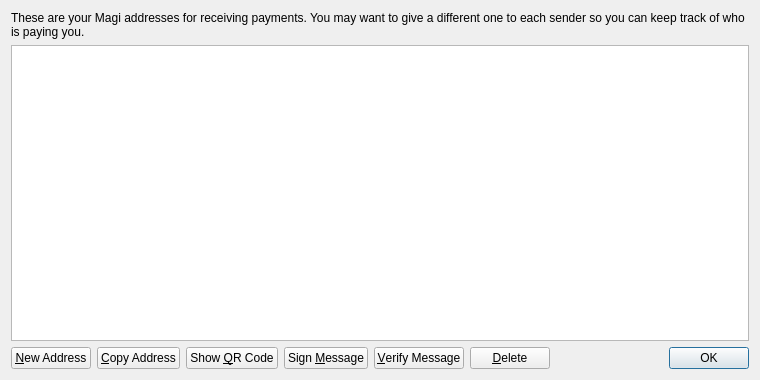
<?xml version="1.0" encoding="UTF-8"?>
<ui version="4.0">
 <class>AddressBookPage</class>
 <widget class="QWidget" name="AddressBookPage">
  <property name="geometry">
   <rect>
    <x>0</x>
    <y>0</y>
    <width>760</width>
    <height>380</height>
   </rect>
  </property>
  <property name="windowTitle">
   <string>Address Book</string>
  </property>
  <layout class="QVBoxLayout" name="verticalLayout">
   <item>
    <widget class="QLabel" name="labelExplanation">
     <property name="text">
      <string>These are your Magi addresses for receiving payments. You may want to give a different one to each sender so you can keep track of who is paying you.</string>
     </property>
     <property name="textFormat">
      <enum>Qt::PlainText</enum>
     </property>
     <property name="wordWrap">
      <bool>true</bool>
     </property>
    </widget>
   </item>
   <item>
    <widget class="QTableView" name="tableView">
     <property name="contextMenuPolicy">
      <enum>Qt::CustomContextMenu</enum>
     </property>
     <property name="toolTip">
      <string>Double-click to edit address or label</string>
     </property>
     <property name="tabKeyNavigation">
      <bool>false</bool>
     </property>
     <property name="alternatingRowColors">
      <bool>true</bool>
     </property>
     <property name="selectionMode">
      <enum>QAbstractItemView::SingleSelection</enum>
     </property>
     <property name="selectionBehavior">
      <enum>QAbstractItemView::SelectRows</enum>
     </property>
     <property name="sortingEnabled">
      <bool>true</bool>
     </property>
     <attribute name="verticalHeaderVisible">
      <bool>false</bool>
     </attribute>
    </widget>
   </item>
   <item>
    <layout class="QHBoxLayout" name="horizontalLayout">
     <item>
      <widget class="QPushButton" name="newAddressButton">
       <property name="toolTip">
        <string>Create a new address</string>
       </property>
       <property name="text">
        <string>&amp;New Address</string>
       </property>
       <property name="icon">
        <iconset resource="../bitcoin.qrc">
         <normaloff>:/icons/add</normaloff>:/icons/add</iconset>
       </property>
      </widget>
     </item>
     <item>
      <widget class="QPushButton" name="copyToClipboard">
       <property name="toolTip">
        <string>Copy the currently selected address to the system clipboard</string>
       </property>
       <property name="text">
        <string>&amp;Copy Address</string>
       </property>
       <property name="icon">
        <iconset resource="../bitcoin.qrc">
         <normaloff>:/icons/editcopy</normaloff>:/icons/editcopy</iconset>
       </property>
      </widget>
     </item>
     <item>
      <widget class="QPushButton" name="showQRCode">
       <property name="text">
        <string>Show &amp;QR Code</string>
       </property>
       <property name="icon">
        <iconset resource="../bitcoin.qrc">
         <normaloff>:/icons/qrcode</normaloff>:/icons/qrcode</iconset>
       </property>
      </widget>
     </item>
     <item>
      <widget class="QPushButton" name="signMessage">
       <property name="toolTip">
        <string>Sign a message to prove you own a Magi address</string>
       </property>
       <property name="text">
        <string>Sign &amp;Message</string>
       </property>
       <property name="icon">
        <iconset resource="../bitcoin.qrc">
         <normaloff>:/icons/edit</normaloff>:/icons/edit</iconset>
       </property>
      </widget>
     </item>
     <item>
      <widget class="QPushButton" name="verifyMessage">
       <property name="toolTip">
        <string>Verify a message to ensure it was signed with a specified Magi address</string>
       </property>
       <property name="text">
        <string>&amp;Verify Message</string>
       </property>
       <property name="icon">
        <iconset resource="../bitcoin.qrc">
         <normaloff>:/icons/transaction_0</normaloff>:/icons/transaction_0</iconset>
       </property>
      </widget>
     </item>
     <item>
      <widget class="QPushButton" name="deleteButton">
       <property name="toolTip">
        <string>Delete the currently selected address from the list</string>
       </property>
       <property name="text">
        <string>&amp;Delete</string>
       </property>
       <property name="icon">
        <iconset resource="../bitcoin.qrc">
         <normaloff>:/icons/remove</normaloff>:/icons/remove</iconset>
       </property>
      </widget>
     </item>
     <item>
      <spacer name="horizontalSpacer">
       <property name="orientation">
        <enum>Qt::Horizontal</enum>
       </property>
       <property name="sizeHint" stdset="0">
        <size>
         <width>40</width>
         <height>20</height>
        </size>
       </property>
      </spacer>
     </item>
     <item>
      <widget class="QDialogButtonBox" name="buttonBox">
       <property name="sizePolicy">
        <sizepolicy hsizetype="Maximum" vsizetype="Fixed">
         <horstretch>0</horstretch>
         <verstretch>0</verstretch>
        </sizepolicy>
       </property>
       <property name="standardButtons">
        <set>QDialogButtonBox::Ok</set>
       </property>
      </widget>
     </item>
    </layout>
   </item>
  </layout>
 </widget>
 <resources>
  <include location="../bitcoin.qrc"/>
 </resources>
 <connections/>
</ui>
